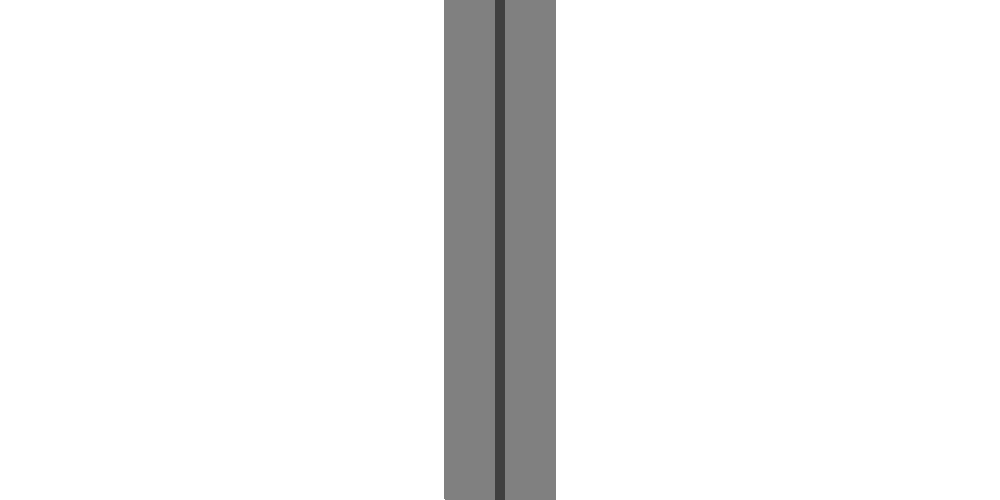
#> input picture roads/withcipytregion(1px10m-rd100m).png, 1000 x 500 px; the run also reads 1 picture not shown here
$ jupyter execute --allow-errors 'spatial model - IAM - stochastic.ipynb'   (shell and % lines are left out)   (older library calls are emulated)
#> lines starting #> are read from the running program, lines starting #| are printed output that depends on the picture
[cell 1]
import numpy as np
import matplotlib.pyplot as plt
import matplotlib
matplotlib.style.use("ggplot")
import pandas as pd
import random as rand
import string
import math
chars = string.ascii_uppercase + string.digits
plt.rcParams["figure.figsize"] = (16,8)
import seaborn as sns
import sklearn as skl
import skimage as ski
from sklearn.preprocessing import LabelEncoder
from scipy import spatial
from sklearn.utils import shuffle
from os import system
import skimage as ski
from skimage.color import rgb2gray
from scipy import misc
from skimage.exposure import adjust_gamma
import scipy.stats as st

# setting up number of microsats and number of alleles per microsat

[cell 2]
NMICROSATS = 7
NALLELEPERMICROSAT = 5
topology = ski.img_as_float(rgb2gray(misc.imread("roads/noroad.png")))
#> topology: shape (500, 1000) float64; every value is 1
topology.shape
#> Out = (500, 1000)

# generate new individuals functions

[cell 3]
population = pd.DataFrame(columns = ['Boldness', 'Sex', 'Age', 'Position'] + ['mSat'+ str(i+1).zfill(2) for i in range(NMICROSATS)])
population.index.name = 'name'

def generate_random_coyote(N):
#> called with N = 100
    df = pd.DataFrame( columns = ['Boldness', 'Sex', 'Age'])
    df.index.name='name'
    for i in range(N):
        new_coyote = pd.DataFrame()
        new_coyote['name'] = ["Coyote"+"".join([rand.choice(chars) for k in range(6)])]
        new_coyote["Position"] = [np.array([rand.uniform(0,topology.shape[0]-1),rand.uniform(0,topology.shape[1]-1)])]
        new_coyote['Sex'] = np.random.choice(["male", "female"], 1)
        new_coyote['Age'] =  np.random.normal(3, 1., 1)
        for n in range(NMICROSATS):
            new_coyote["mSat"+ str(n+1).zfill(2)] = [tuple([rand.choice(string.ascii_uppercase[:NALLELEPERMICROSAT]), rand.choice(string.ascii_uppercase[:NALLELEPERMICROSAT])])]

        new_coyote['Boldness'] = [rand.random()]
        new_coyote = new_coyote.set_index(new_coyote.name)
        del new_coyote["name"]

        df =df.append(new_coyote)
    return df


# [26 lines left out: function coyote_puppy, not called in this run]

# Generate initial population

#> (a cell that did not finish here is left out)

#> (a cell that did not finish here is left out)

#> (a cell that did not finish here is left out)

# Functions to calculate Heterozigosity and FST

[cell 7]
# [5 lines left out: function Heterozigosity, not called in this run]

def AllHeterozigosity(pop):
    return [Heterozigosity(i, pop) for i in ['mSat'+ str(i+1).zfill(2) for i in range(NMICROSATS)]]

# [11 lines left out: function FST, not called in this run]

[cell 8]
# [4 lines left out: function Expected_Heterozigosity, not called in this run]

def Expected_AllHeterozigosity(pop):
    return [Expected_Heterozigosity(i, pop) for i in ['mSat'+ str(i+1).zfill(2) for i in range(NMICROSATS)]]

# [11 lines left out: function Expected_FST, not called in this run]

# Plot individuals on grid

[cell 9]
# [8 lines left out: function plot_on_map, not called in this run]


#plot_on_map()

[cell 10]
def plot_on_map2():
    plt.rcParams["figure.figsize"] = (16,8)
    fig, ax = plt.subplots(1, 1)
    plt.imshow(topology,  origin='lower', cmap= 'gray', vmin =0, vmax =1)
    #ax.grid(False)
    #ax.axis('off')
    for row in population.itertuples():
        y, x, r = row.Position[0], row.Position[1], row.Boldness
        if row.Sex == 'male': color = 'blue'
        else:                 color = 'red'
        c = plt.Circle((x, y) ,r*10, color=color, linewidth=1, alpha = 0.4*row.Age)
        ax.add_patch(c)
    #ax.text(x,y, str(number), color = 'white')

plot_on_map2()

# function for migration

[cell 11]
# [39 lines left out: function migration, not called in this run]

#testing
#population["Position"]= population.apply(lambda x: migration(x['Position'], 1, x['Age']), axis = 1)
#population = population.dropna()
#population.head()

# Function for Aging

[cell 12]
def aging(age , dt):
    return age + dt

population['Age'] = population["Age"].apply(lambda x: aging(x, 1/24/365))
population.head()

# Function for Dieing

[cell 13]
#calc probs of surviving for x years
print(.9987**365 * .9996**365 * .9996**365 * .9987**365 *.998**365 *.995**365)

#tested and working
# [5 lines left out: function dieying, not called in this run]

#using dieing function

def killsome():
    global population
    population['willdie'] = population['Age'].apply(dieying)
    population = population[population["willdie"]== False]
    del population['willdie']

print(population.shape)
killsome()
print(population.shape)

# Function for giving birth

[cell 14]
# [21 lines left out: functions nearest_male, procreate, birth, not called in this run]

population.head()

# Function to Simulate a Day | Month | Year

[cell 15]
# [8 lines left out: function Aday, not called in this run]

def Amonth():
    global population
    for i in range(30): Aday()

def Ayear():
    global population
    for i in range(365): Aday()

[cell 16]
a = []
avg_age_list = []
temporal_heterozigosity = []
avg_boldness_list = []
temporal_FST = []
temporal_expected_FST = []
equalization = 10*365
system('rm -f images_for_video/*.png')

# Simulating the population day by day before road construction

[cell 17]


for i in range(equalization):
    if (i +1) % 365 == 0: print(str(int((i+1)/365)) +"  years passed")
    a += [population.shape[0]]
    if population.shape[0] <=5 : break
    avg_age_list += [population['Age'].mean()]
    avg_boldness_list += [population['Boldness'].mean()]
    temporal_heterozigosity += [AllHeterozigosity(population)]
    temporal_FST += [FST()]
    temporal_expected_FST += [Expected_FST()]
    if i % 30 == 0:
        plot_on_map2()
        plt.title("DAY " + str(i))
        plt.savefig('images_for_video/map'+str(i).zfill(10))
        plt.tight_layout()
        plt.close()
    Aday()

plt.plot(a)
plt.ylabel('Number of coyotes')
plt.xlabel('Days')
plt.title('Population Size')
plt.tight_layout()
plt.show()
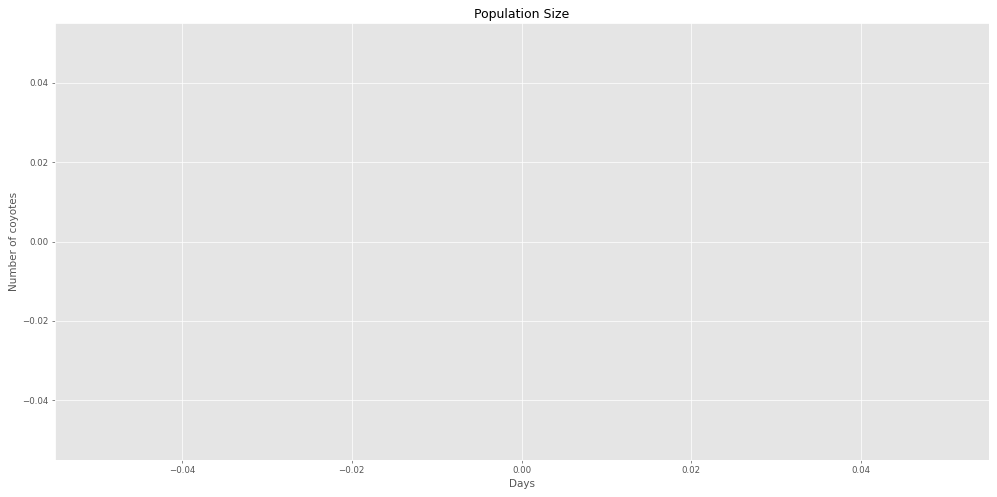
#> figure drawn by matplotlib, 1 panel

#> (a cell that did not finish here is left out)

[cell 19]
temporal_FST = np.array(temporal_FST)
#> (the rest of this cell did not finish here and is left out)

[cell 20]
plt.plot(avg_age_list)
plt.title('Average Age of Coyote Subpopulation')
plt.xlabel('Days')
plt.savefig('Age var.png')
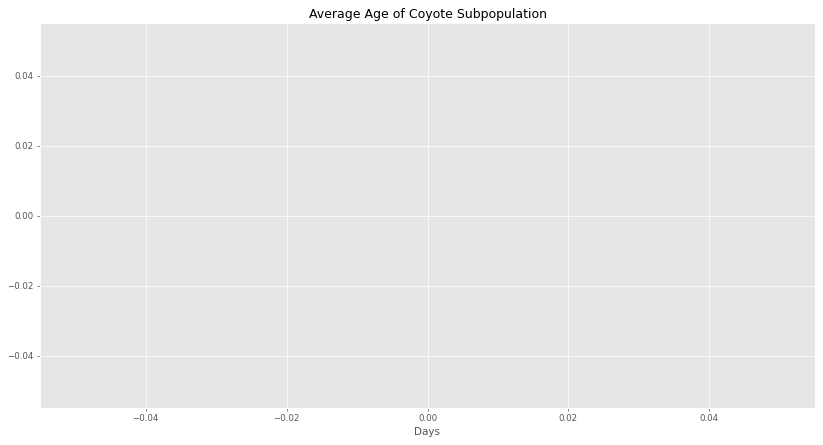
#> figure drawn by matplotlib, 1 panel
plt.show()

[cell 21]
plt.plot(avg_boldness_list)
plt.title('Average Boldness of Coyote Subpopulation')
plt.xlabel('Days')
plt.show()

# Adding road to the simulation

[cell 22]
topology = ski.img_as_float(rgb2gray(misc.imread("roads/withcipytregion(1px10m-rd100m).png")))
#> topology: shape (500, 1000) float64; min 0.251, max 1, mean 0.942

[cell 23]

temporal_FST = temporal_FST.tolist()
for i in range(20*365):
    if (i +1) % 365 == 0: print(str(int((i+1)/365)) +"  years passed")
    a += [population.shape[0]]
    if population.shape[0] <=5 : break
    avg_age_list += [population['Age'].mean()]
    avg_boldness_list += [population['Boldness'].mean()]
    temporal_heterozigosity += [AllHeterozigosity(population)]
    temporal_expected_FST += [Expected_FST()]
    temporal_FST += [FST()]
    if i % 30 == 0:
        plot_on_map2()
        plt.title("DAY " + str(i+ equalization))
        plt.savefig('images_for_video/map'+str(i+ equalization).zfill(10))
        plt.tight_layout()
        plt.close()
    Aday()

plt.plot(a)
plt.ylabel('Number of coyotes')
plt.xlabel('Days')
plt.axvline(equalization, color='black', linewidth = 3)
plt.title('Population Size')
plt.tight_layout()
plt.show()

#> (a cell that did not finish here is left out)

[cell 25]
plt.rcParams["figure.figsize"] = (15,8)
temporal_FST = np.array(temporal_FST)
#> (the rest of this cell did not finish here and is left out)

[cell 26]
plt.rcParams["figure.figsize"] = (15,8)
temporal_expected_FST = np.array(temporal_expected_FST)


confidence_interval_ex_FST = []
print(temporal_expected_FST.shape)
for i in range( temporal_expected_FST.shape[0]):
    abc = temporal_expected_FST[i]
    confidence_interval_ex_FST += [list(st.t.interval(0.95, len(abc)-1, loc=np.mean(abc), scale=st.sem(abc))) ]

confidence_interval_ex_FST = np.array(confidence_interval_ex_FST)

#> (the rest of this cell did not finish here and is left out)

[cell 27]
plt.plot(avg_age_list)
plt.title('Average Age of Coyote Subpopulation')
plt.xlabel('Days')
plt.axvline(equalization, color='black', linewidth = 3)
plt.savefig('Age var after road.png')
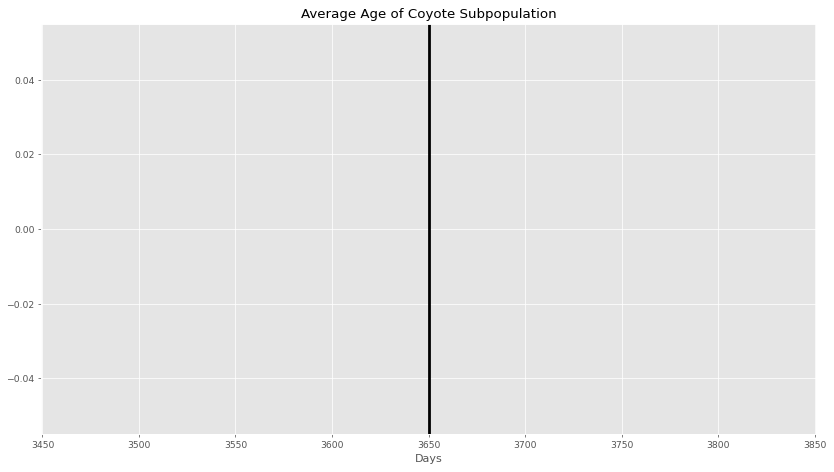
#> figure drawn by matplotlib, 1 panel
plt.show()

[cell 28]
plt.plot(avg_boldness_list)
plt.title('Average Boldness of Coyote Subpopulation')
plt.axvline(equalization, color='black', linewidth = 3)
plt.xlabel('Days')
plt.savefig('variation in boldness')
plt.show()
